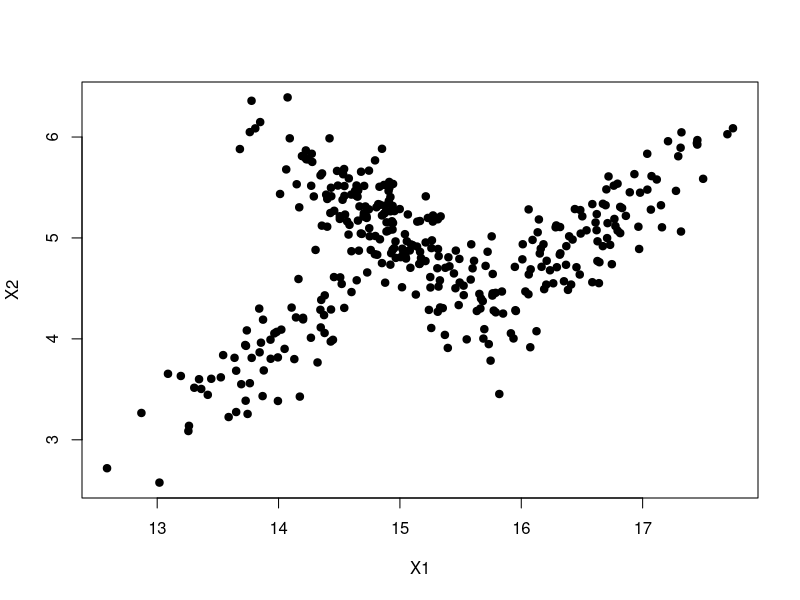
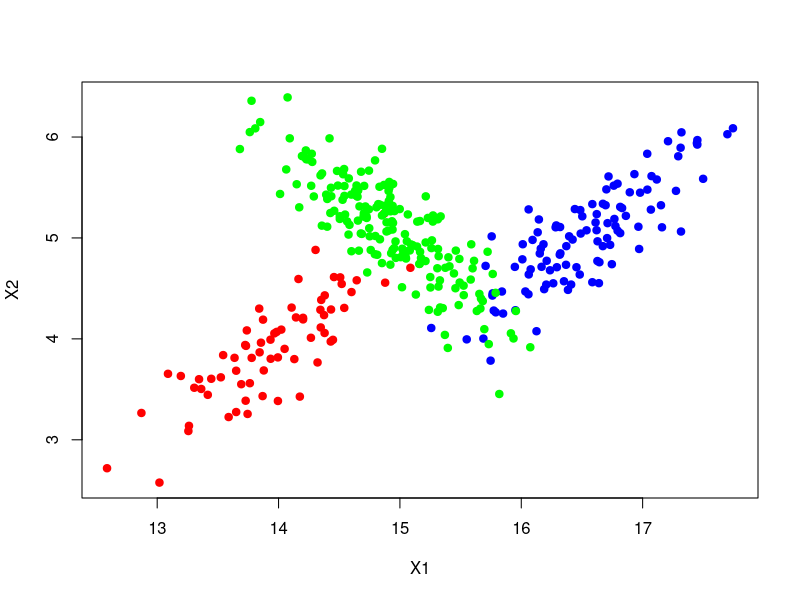
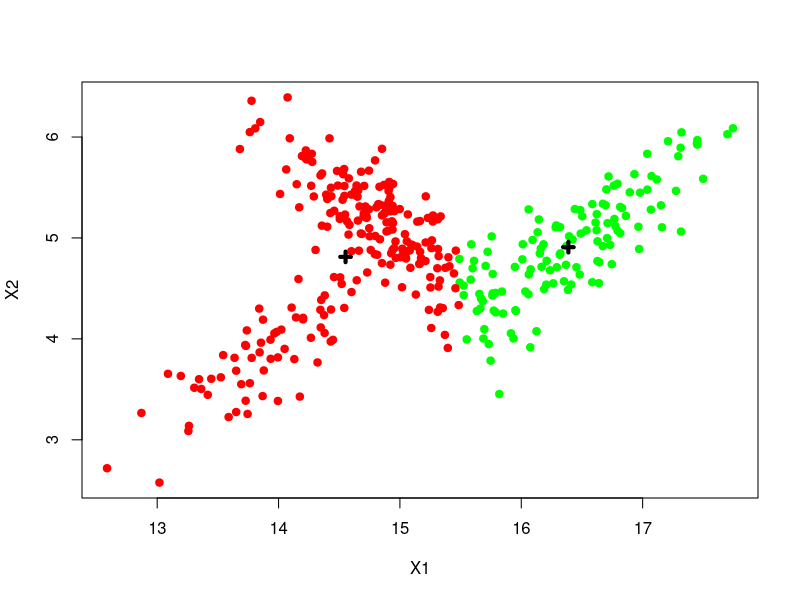
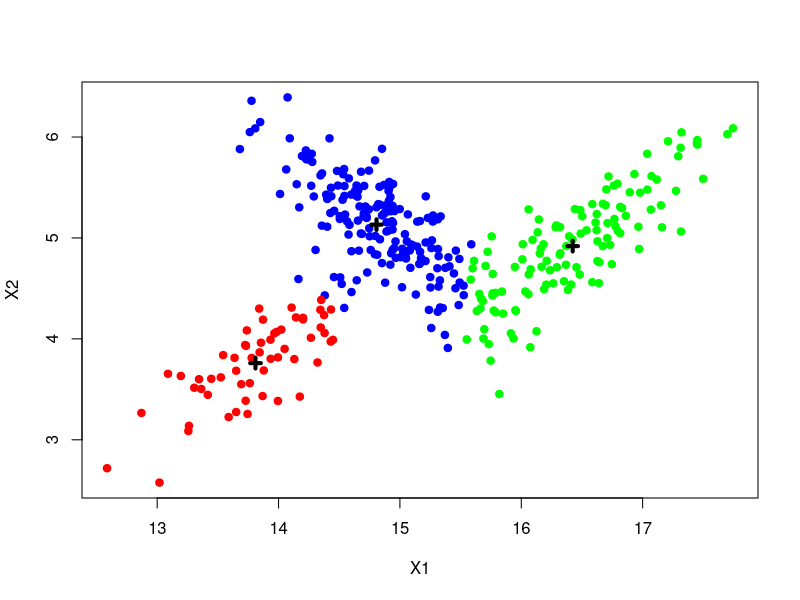
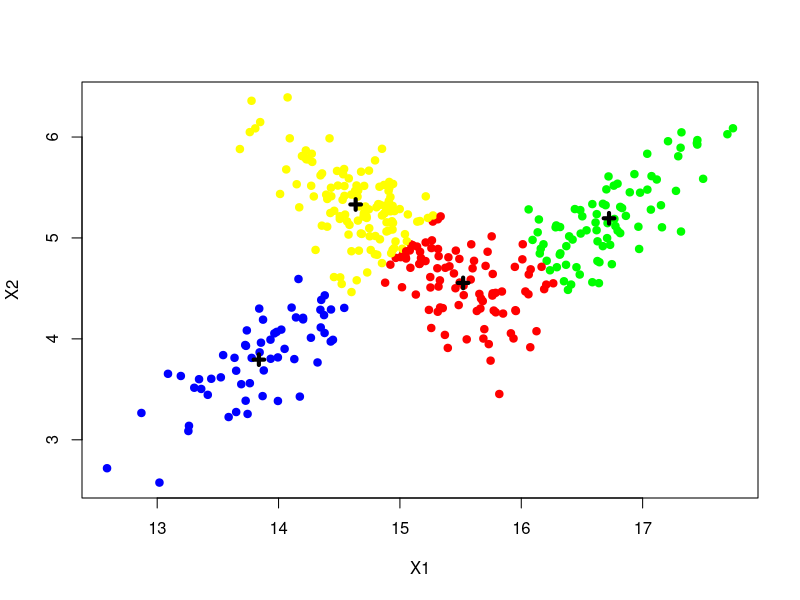
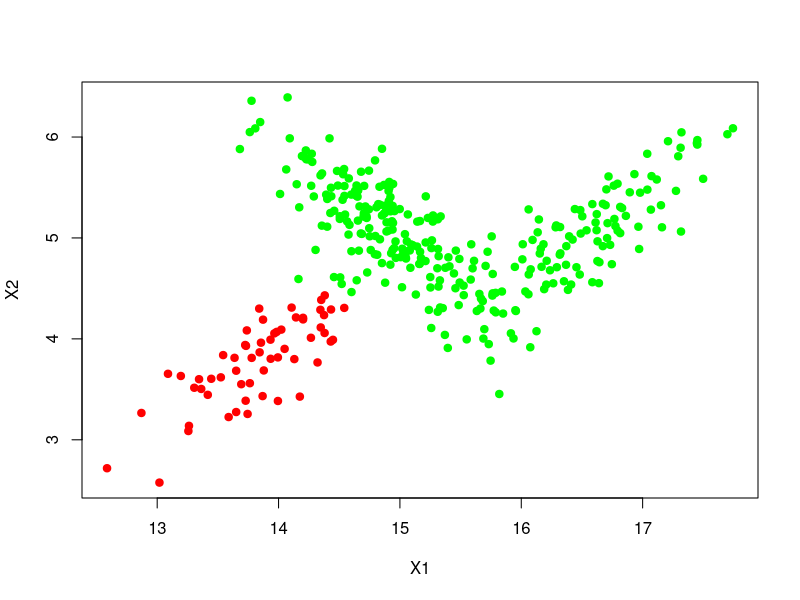
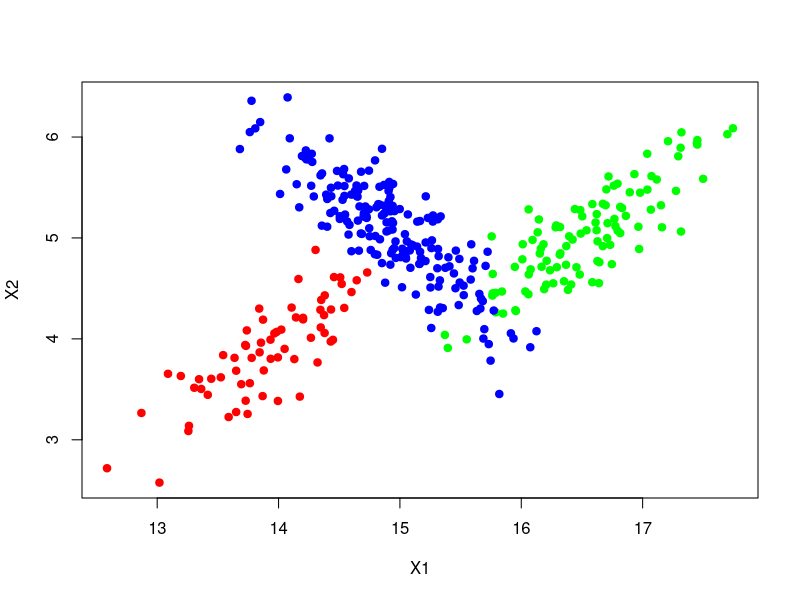

Write R code to recreate these figures, in order.
## ---- chunk 1
rmixgaussian <- function(n, k, mu, sig) {
  if(!require('MASS')){install.packages("MASS")} 
  library("MASS")

  d <- length(mu[1,])
  result <- matrix(rep(NA,n*d), ncol=d)
  colnames(result) <- paste0("X",1:d)
  
  for(i in 1:n) {
    result[i,] <- mvrnorm(1, mu = mu[k[i],], Sigma=sig[,,k[i]])
  }
  return(result)
}
## ---- chunk 2
set.seed(123)

n <- 360

mu <- matrix(c(14.0,4.0,
               15.0,5.0,
               16.5,5.0), ncol=2, byrow=T)

sigs <- array(rep(NA,2*2*3), c(2,2,3))

sigs[,,1] <- matrix(c(.25, .21, .21,.25), nrow=2, byrow=TRUE)
sigs[,,2] <- matrix(c(.25,-.21,-.21,.25), nrow=2, byrow=TRUE)
sigs[,,3] <- matrix(c(.25, .21, .21,.25), nrow=2, byrow=TRUE)

pi <- c(.2,.5,.3)

classes <- sample(1:3, n, replace=TRUE, prob=pi)

data <- rmixgaussian(n, classes, mu, sigs)
## ---- chunk 3
plot(data, col="black", xlab="X1", ylab="X2", pch=19)
## ---- chunk 4
plot(data, col=c("red","green","blue")[classes], xlab="X1", ylab="X2", pch=19)
## ---- chunk 5
k.means <- function(dataset, K, max_iter=100) {
  
  get_classes <- function(rnk){
    apply(rnk,1,function(row) which.max(row))
    }
  
  d <- ncol(dataset)
  N <- nrow(dataset)
  ranges <- sapply(1:d, function (i) range(dataset[,i]))
  
  # K centroided iniciales
  mu <- t(replicate(K,sapply(1:d, 
                             function(i) runif(1,ranges[1,i], ranges[2,i]))))
  
  rnk <- matrix(rep(0,K*n), ncol=K)
  old_classes <- get_classes(rnk)
  
  for(it in 1:max_iter) {
    for(n in 1:N) {
      distances <- sapply(1:K, function(k) 
        norm(as.matrix(dataset[n,]-mu[k,]),"F"))
      rnk[n,]   <- rep(0,K)
      rnk[n,which.min(distances)] <- 1
    }
    
    classes <- get_classes(rnk)
    if (all(old_classes == classes))
      break
    else 
      old_classes <- classes
    
    for(k in 1:K) {
      mu[k,]  <- rnk[,k] %*% dataset / sum(rnk[,k])
    }
  }
  output <- list(mu=mu, pred=classes)
  return(output)
}
## ---- chunk 6
set.seed(1231)
result <- k.means(data,2)

plot(data, 
     col=c("red","green","blue")[result$pred], 
     xlab="X1", ylab="X2", pch=19)
points(result$mu, pch=3, lwd=4)
## ---- chunk 7
set.seed(1231)
result <- k.means(data,3)

plot(data, 
     col=c("red","green","blue")[result$pred], 
     xlab="X1", ylab="X2", pch=19)
points(result$mu, pch=3, lwd=4)
## ---- chunk 8
set.seed(1231)
result <- k.means(data,4)

plot(data, 
     col=c("red","green","blue","yellow")[result$pred], 
     xlab="X1", ylab="X2", pch=19)
points(result$mu, pch=3, lwd=4)
## ---- chunk 9
mixgaussian.em <- function(dataset, K, max_iter=100, epsilon=1e-3) {
  if(!require('mvtnorm')){install.pckages("mvtnorm")}
  library("mvtnorm")

  get_classes <- function(gammak){
    apply(gammak,1,function(row) which.max(row))
  }
  
  d <- ncol(dataset)
  N <- nrow(dataset)
  ranges <- sapply(1:d, function (i) range(dataset[,i]))
  
  # Inicializcion
  pik <- rep(1/K,K)
  muk <- t(replicate(K,sapply(1:d, 
                        function(i) runif(1,ranges[1,i], ranges[2,i]))))
  Sigmas <- array(rep(NA,2*2*3), c(2,2,3)) 
  for (k in 1:K){
    Sigmas[,,k] <- diag(d)
   }
  gammak <- matrix(rep(0,K*N),ncol=K)
  old_gammak <- gammak

  # Pasos EM
  for(it in 1:max_iter){
    # Paso M
    for (k in 1:K){
      gammak[,k] <- apply(dataset, 1, 
                            function(xi) {
                               pik[k] * dmvnorm(xi,muk[k,], Sigmas[,,k])
                            })
    }
    gammak <- t(apply(gammak, 1, function(row) row/sum(row)))
    
    if (sum(abs(gammak - old_gammak)) < epsilon)
      break
    else 
      old_gammak <- gammak
    
    # Paso M
    Nk <- sapply(1:K, function (k) sum(gammak[,k]))
    pik <- Nk/N
    for(k in 1:K){
      muk[k,] <- apply(gammak[,k] * dataset,2,sum) / Nk[k]
      Sigmas[,,k] <- diag(d) * 0 
      for(n in 1:N){
        Sigmas[,,k] <- Sigmas[,,k] + 
                       gammak[n,k]* 
          (dataset[n,]-muk[k,])%*%t(dataset[n,]-muk[k,])
      }
      Sigmas[,,k] <- Sigmas[,,k] / Nk[k]  
    }
  }
  output <- list(mu=mu, Sigmas=Sigmas, gammak=gammak, pred=get_classes(gammak))
  return(output)
}
## ---- chunk 10
set.seed(101)
result <- mixgaussian.em(data,2)

plot(data, col=c("red","green")[result$pred], 
     xlab="X1", ylab="X2", pch=19)
## ---- chunk 11
set.seed(101)
result <- mixgaussian.em(data,3)

plot(data, col=c("red","green","blue")[result$pred], 
     xlab="X1", ylab="X2", pch=19)
